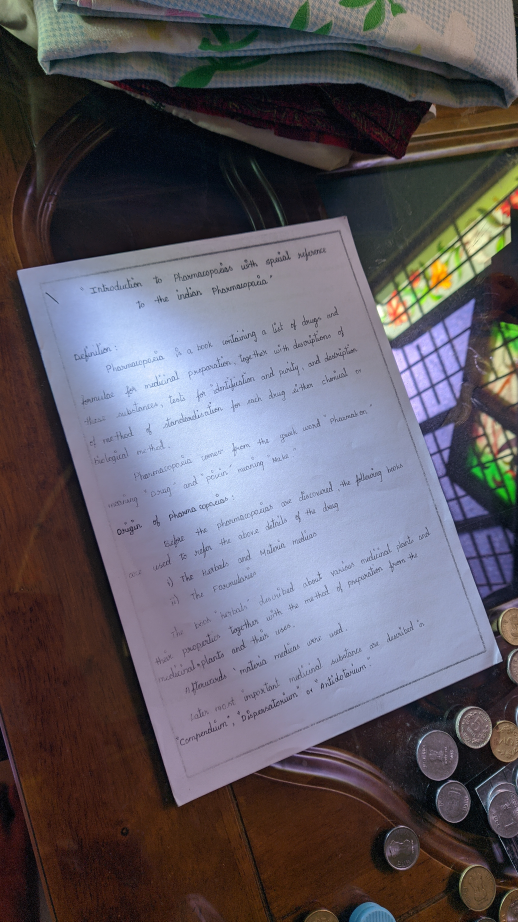
#> input picture OCR_Quals/res/document_adv.png, 1036 x 1843 px (shown at 1/2 size)
$ jupyter execute OCR_Preprocess_Nihal_JG.ipynb
#> lines starting #> are read from the running program, lines starting #| are printed output that depends on the picture; after the words box and inside, x2 and y2 are one past the last pixel; in counts of white or black regions, pixels touching at a corner belong together
[cell 1]
import numpy as np
import cv2
import imutils

[cell 2]
def order_points(pts):
    rect = np.zeros((4, 2), dtype = "float32")

    s = pts.sum(axis = 1)
    rect[0] = pts[np.argmin(s)]
    rect[2] = pts[np.argmax(s)]

    diff = np.diff(pts, axis = 1)
    rect[1] = pts[np.argmin(diff)]
    rect[3] = pts[np.argmax(diff)]

    return rect

[cell 3]
def four_point_transform(image, pts):

    rect = order_points(pts)
    (tl, tr, br, bl) = rect

    widthA = np.sqrt(((br[0] - bl[0]) ** 2) + ((br[1] - bl[1]) ** 2))
    widthB = np.sqrt(((tr[0] - tl[0]) ** 2) + ((tr[1] - tl[1]) ** 2))
    maxWidth = max(int(widthA), int(widthB))

    heightA = np.sqrt(((tr[0] - br[0]) ** 2) + ((tr[1] - br[1]) ** 2))
    heightB = np.sqrt(((tl[0] - bl[0]) ** 2) + ((tl[1] - bl[1]) ** 2))
    maxHeight = max(int(heightA), int(heightB))

    dst = np.array([[0, 0], [maxWidth - 1, 0], [maxWidth - 1, maxHeight - 1], [0, maxHeight - 1]], dtype = "float32")

    M = cv2.getPerspectiveTransform(rect, dst)
    warped = cv2.warpPerspective(image, M, (maxWidth, maxHeight))

    return warped

[cell 4]
# load image
image = cv2.imread("res/document_adv.png")
#> image is the input picture: shape (1843, 1036, 3); mean B, G, R 99, 90.7, 95.1
orig = image.copy()

# Gray, Blur, Canny, Blur(again) and thresholding
gray = cv2.cvtColor(image, cv2.COLOR_BGR2GRAY)
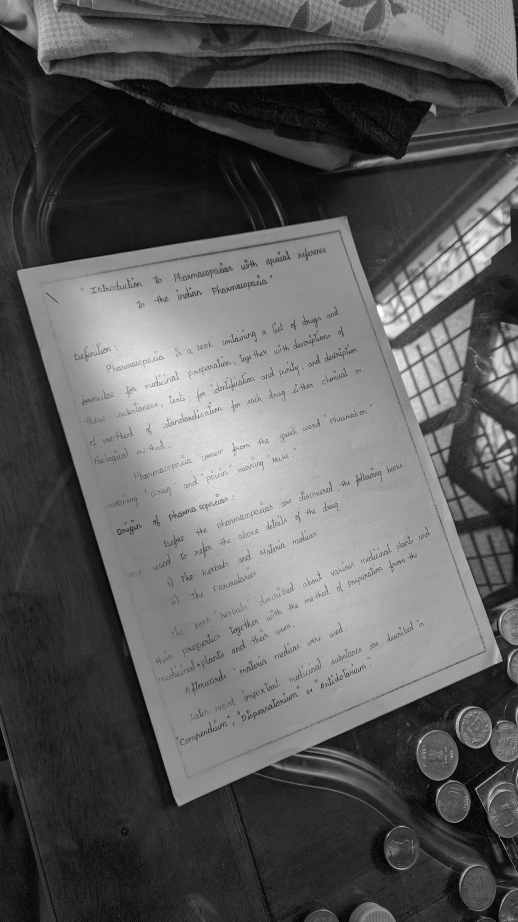
#> gray: shape (1843, 1036) (shown at 1/2 size); min 0, max 255, mean 93
gray = cv2.GaussianBlur(gray, (5, 5), 0)
edged = cv2.Canny(gray, 75, 200)
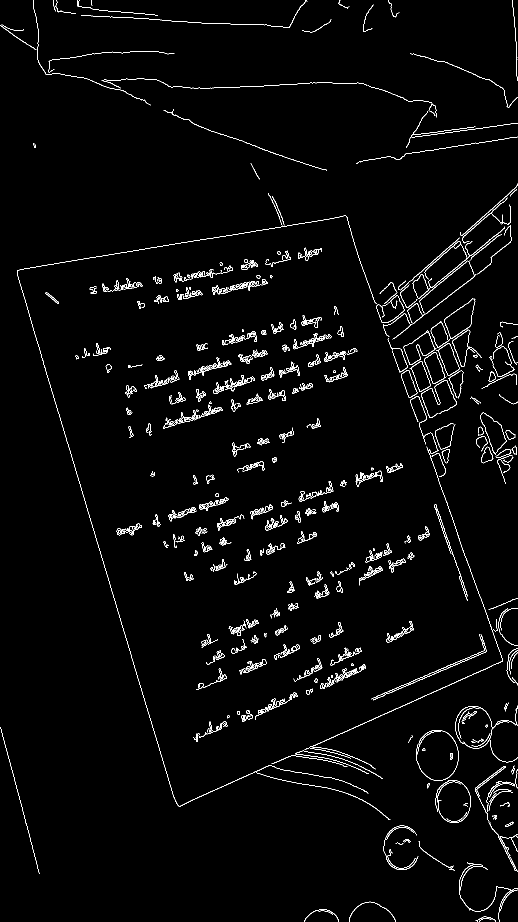
#> edged: shape (1843, 1036) (shown at 1/2 size); 2.2% white in thin lines or dots
edged = cv2.GaussianBlur(edged, (5, 5), 0)
ret,edged = cv2.threshold(edged,20,255,cv2.THRESH_BINARY)
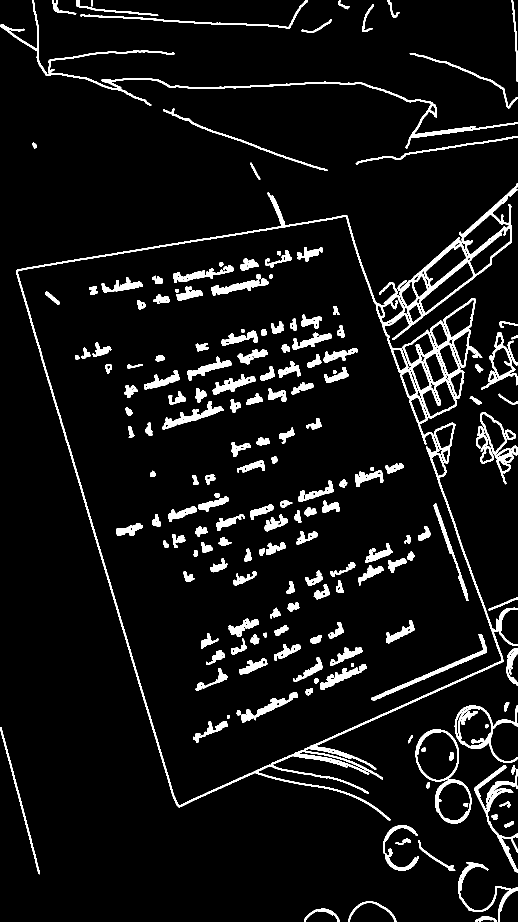
#> edged: shape (1843, 1036) (shown at 1/2 size); 7% white; 187 white regions

cv2.imshow("Image", image)
cv2.imshow("Edged", edged)
cv2.waitKey(0)
cv2.destroyAllWindows()

[cell 5]
# find the contours in the edged image, keeping only the largest ones, and initialize the screen contour
cnts = cv2.findContours(edged.copy(), cv2.RETR_TREE, cv2.CHAIN_APPROX_SIMPLE)
#> cnts = 418 contours, 148 with area under 20; largest, box (x1, y1, x2, y2) and area: (33, 366, 1036, 1641) 762076, (35, 432, 1004, 1612) 702849, (831, 1459, 918, 1563) 7083, (833, 1463, 916, 1561) 6030, (909, 1410, 1036, 1526) 5803
cnts = imutils.grab_contours(cnts)
cnts = sorted(cnts, key = cv2.contourArea, reverse = True)[:5]
#> cnts = 5 contours; box (x1, y1, x2, y2) and area: (33, 366, 1036, 1641) 762076, (35, 432, 1004, 1612) 702849, (831, 1459, 918, 1563) 7083, (833, 1463, 916, 1561) 6030, (909, 1410, 1036, 1526) 5803
#print(cnts[0])
for c in cnts:
    # approximate the contour
    peri = cv2.arcLength(c, True)
    approx = cv2.approxPolyDP(c, 0.1 * peri, True)
    # if the approximated contour has 4 points, assume it is our document
    if len(approx) == 4:
        screenCnt = approx
        break
#> this loop made 2 passes
#> (peri, screenCnt) on pass 2: (3800.9, [[690, 432], [1003, 1320], [358, 1611], [35, 543]])
#> (peri, approx) on pass 1: (8825.5, [[1035, 366], [357, 1614]])

cv2.drawContours(image, [screenCnt], -1, (0, 255, 0), 2)
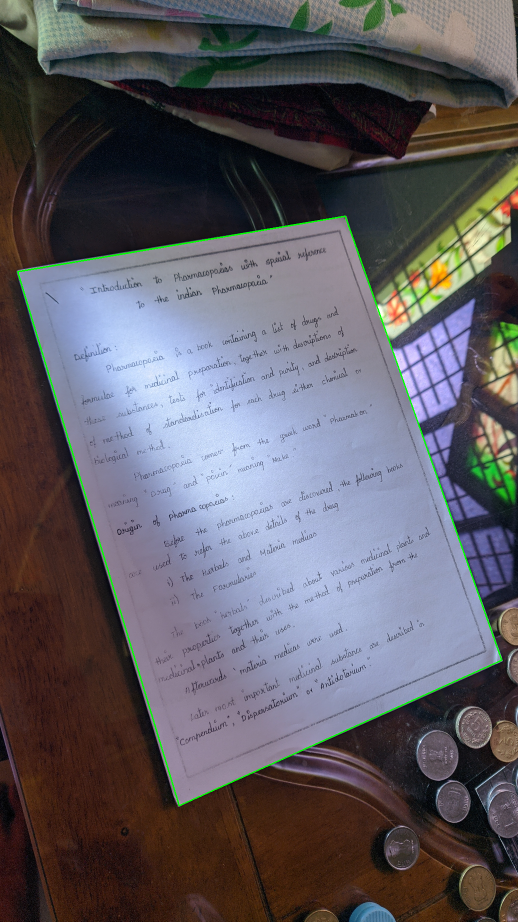
#> image: shape (1843, 1036, 3) (shown at 1/2 size); 0.49% of pixels changed, all inside (x1, y1, x2, y2) = (34, 431, 1005, 1613)
cv2.imshow("Outline", imutils.resize(image, height = 650))
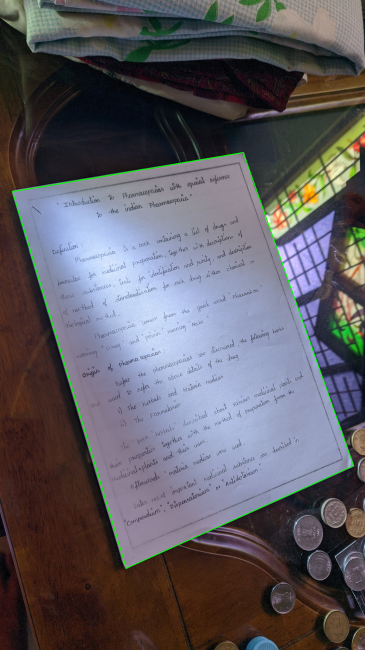
#> window 'Outline': shape (650, 365, 3); mean B, G, R 98.2, 91.3, 94.5
cv2.waitKey(0)
cv2.destroyAllWindows()

[cell 6]
# apply 4 point transform to get top-down view
warped = four_point_transform(orig, screenCnt.reshape(4, 2))
#> in order_points, `s = pts.sum(axis = 1)`: s = [1122, 2323, 1969, 578]
#> in order_points, `diff = np.diff(pts, axis = 1)`: diff = [-258, 317, 1253, 508]
#> in four_point_transform, `rect = order_points(pts)`: rect = [[35, 543], [690, 432], [1003, 1320], [358, 1611]]
#> in four_point_transform, `(tl, tr, br, bl) = rect`: tl = [35, 543]; tr = [690, 432]; br = [1003, 1320]; bl = [358, 1611]
#> in four_point_transform, `widthA = np.sqrt(((br[0] - bl[0]) ** 2) + ((br[1] - bl[1]) ** 2))`: widthA = 707.6
#> in four_point_transform, `widthB = np.sqrt(((tr[0] - tl[0]) ** 2) + ((tr[1] - tl[1]) ** 2))`: widthB = 664.3
#> in four_point_transform, `maxWidth = max(int(widthA), int(widthB))`: maxWidth = 707
#> in four_point_transform, `heightA = np.sqrt(((tr[0] - br[0]) ** 2) + ((tr[1] - br[1]) ** 2))`: heightA = 941.5
#> in four_point_transform, `heightB = np.sqrt(((tl[0] - bl[0]) ** 2) + ((tl[1] - bl[1]) ** 2))`: heightB = 1115.8
#> in four_point_transform, `maxHeight = max(int(heightA), int(heightB))`: maxHeight = 1115
#> in four_point_transform, `dst = np.array([[0, 0], [maxWidth - 1, 0], [maxWidth - 1, maxHeight - ..`: dst = [[0, 0], [706, 0], [706, 1114], [0, 1114]]
#> in four_point_transform, `M = cv2.getPerspectiveTransform(rect, dst)`: M = [[0.931, -0.282, 120.3], [0.194, 1.14, -628.2], [-0.000224, 0.000145, 1]]
#> in four_point_transform, `warped = cv2.warpPerspective(image, M, (maxWidth, maxHeight))`:
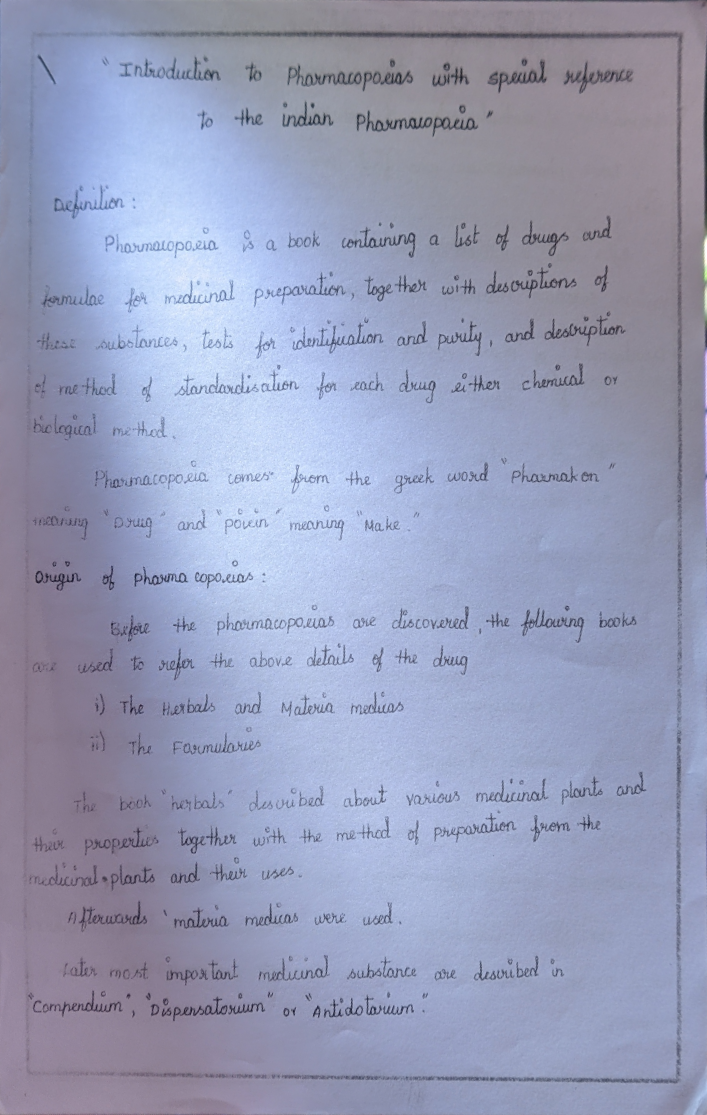
#> warped: shape (1115, 707, 3); mean B, G, R 184.5, 156.2, 150.7

# convert to gray, then adaptive threshold
warped = cv2.cvtColor(warped, cv2.COLOR_BGR2GRAY)
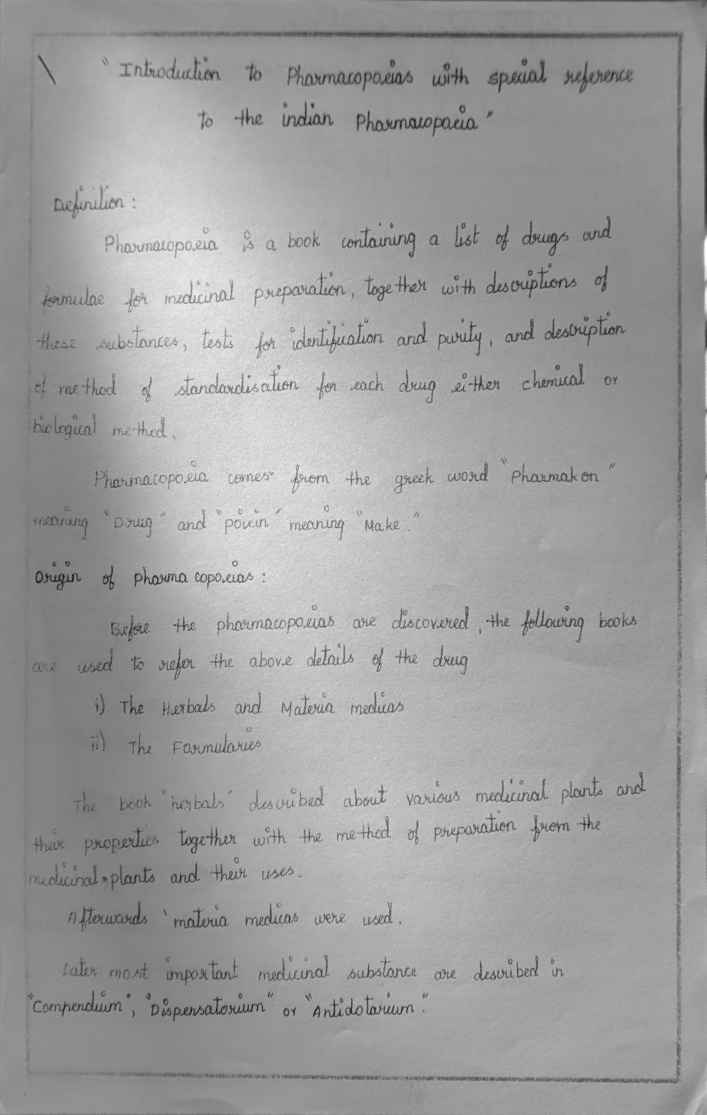
#> warped: shape (1115, 707); min 24, max 255, mean 157.8
thresh = cv2.adaptiveThreshold(warped.copy(), 255, cv2.ADAPTIVE_THRESH_GAUSSIAN_C, cv2.THRESH_BINARY, 31, 17)
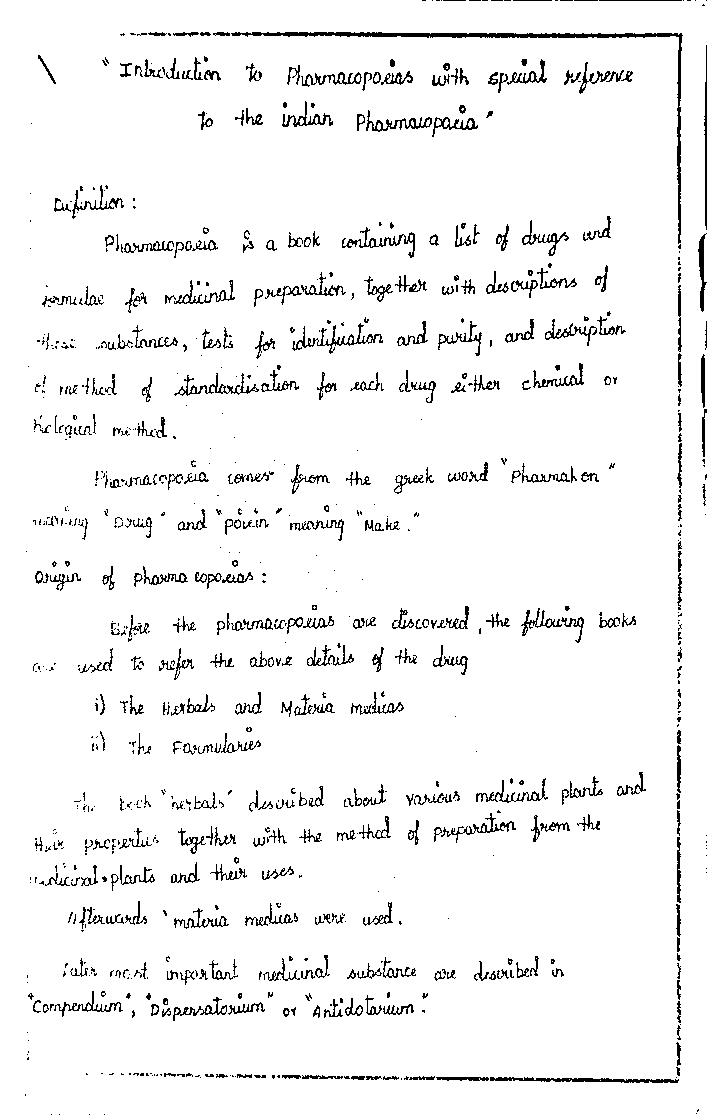
#> thresh: shape (1115, 707); 95.1% white; black in thin lines or dots

cv2.imshow("Original", imutils.resize(orig, height = 650))
cv2.imshow("Scanned", imutils.resize(thresh, height = 650))
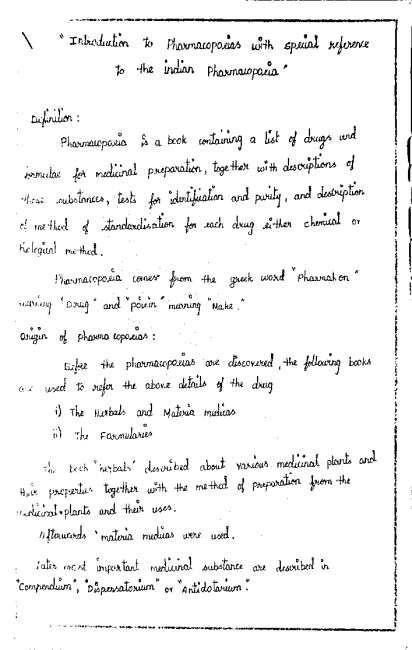
#> window 'Scanned': shape (650, 412); min 0, max 255, mean 242.5
cv2.waitKey(0)
cv2.destroyAllWindows()
filename = "res/scanned_adv.png"
cv2.imwrite(filename, thresh)
#> Out = True

$ run again, with OCR_Quals/res/document_basic.png copied over OCR_Quals/res/document_adv.png
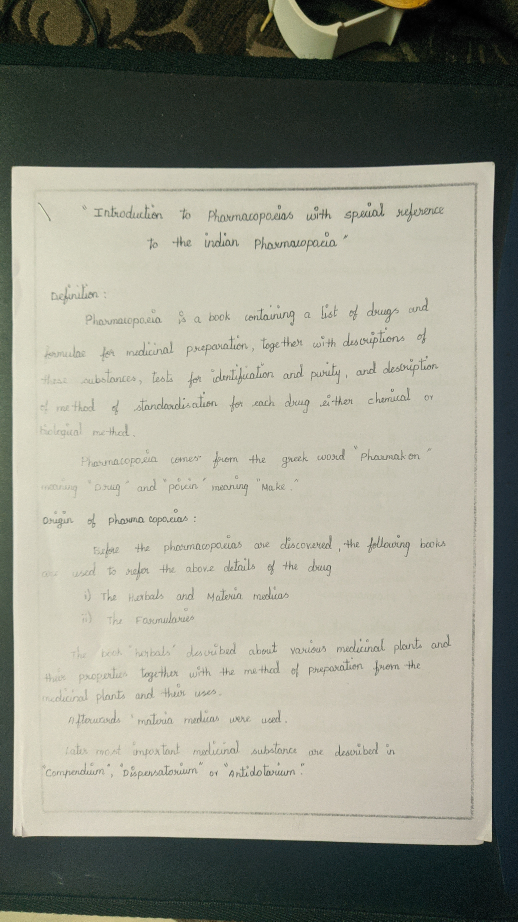
#> input picture OCR_Quals/res/document_basic.png, 1036 x 1843 px (shown at 1/2 size)
#> image is the input picture: shape (1843, 1036, 3); mean B, G, R 135.6, 149.3, 148.8
#> `ret,edged = cv2.threshold(edged,20,255,cv2.THRESH_BINARY)`:
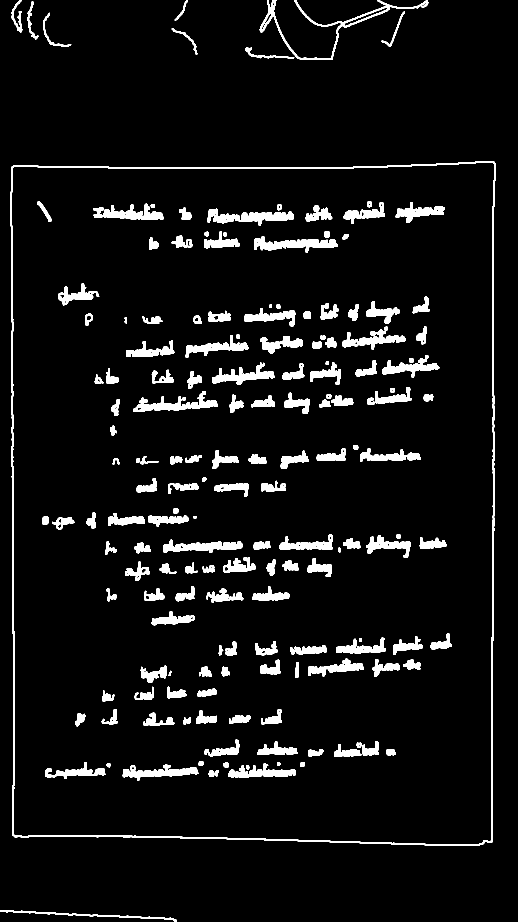
#> edged: shape (1843, 1036) (shown at 1/2 size); 6.4% white; 170 white regions
#> `cnts = cv2.findContours(edged.copy(), cv2.RETR_TREE, cv2.CHAIN_APPROX_..`: cnts = 304 contours, 112 with area under 20; largest, box (x1, y1, x2, y2) and area: (21, 322, 991, 1692) 1297179, (23, 324, 989, 1690) 1287480, (519, 0, 857, 120) 3122, (415, 417, 588, 451) 2525, (508, 473, 676, 505) 2458
#> `cnts = sorted(cnts, key = cv2.contourArea, reverse = True)[:5]`: cnts = 5 contours; box (x1, y1, x2, y2) and area: (21, 322, 991, 1692) 1297179, (23, 324, 989, 1690) 1287480, (519, 0, 857, 120) 3122, (415, 417, 588, 451) 2525, (508, 473, 676, 505) 2458
#> the loop `for c in cnts:` made 1 pass
#> (peri, screenCnt) on pass 1: (4686.1, [[988, 323], [23, 333], [29, 1674], [984, 1684]])
#> image: shape (1843, 1036, 3); 0.73% of pixels changed, all inside (x1, y1, x2, y2) = (22, 322, 990, 1686)
#> s = [1311, 356, 1703, 2668]
#> diff = [-665, 310, 1645, 700]
#> rect = [[23, 333], [988, 323], [984, 1684], [29, 1674]]
#> tl = [23, 333]; tr = [988, 323]; br = [984, 1684]; bl = [29, 1674]
#> widthA = 955.1
#> widthB = 965.1
#> maxWidth = 965
#> heightA = 1361
#> heightB = 1341
#> maxHeight = 1361
#> dst = [[0, 0], [964, 0], [964, 1360], [0, 1360]]
#> M = [[1.01, -0.00453, -21.76], [0.0104, 1, -333.7], [1.54e-05, -7.73e-06, 1]]
#> thresh: shape (1361, 965); 95.4% white; black in thin lines or dots
#> `cv2.imshow("Scanned", imutils.resize(thresh, height = 650))`:
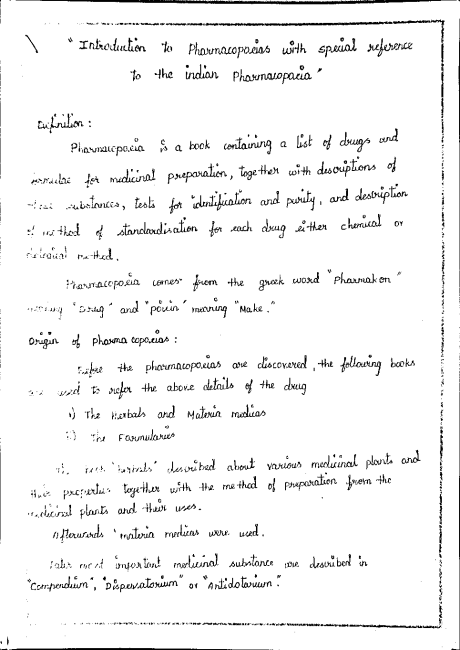
#> window 'Scanned': shape (650, 460); min 0, max 255, mean 243.3
#> Out = True
